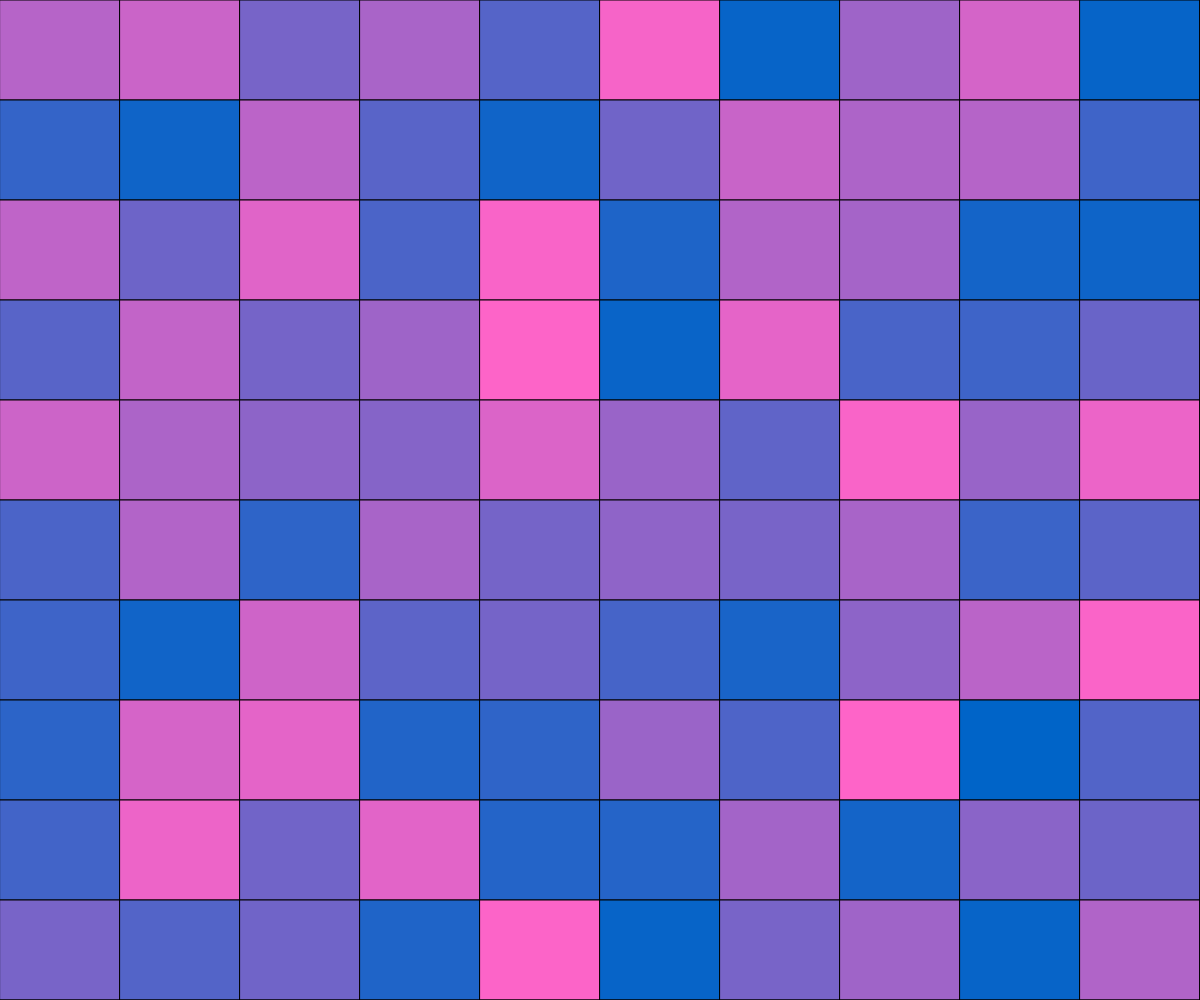
Frame 1 (no input)
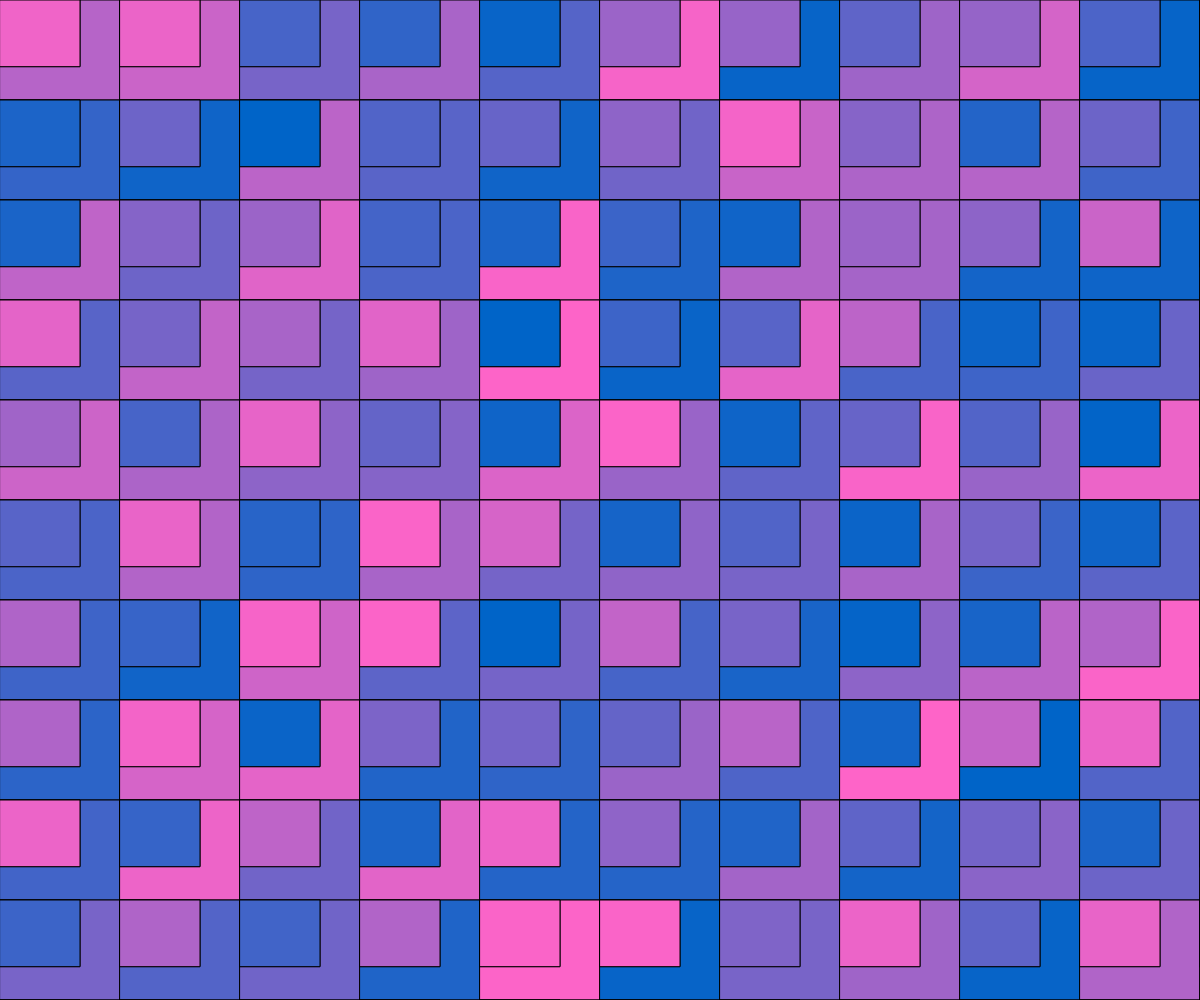
Frame 2 (the mouse pressed at the canvas centre, redrawn once)

The p5.js sketch that drew these frames (run headless with seeded random() and noise() and a simulated clock; the mouse was pressed at the canvas centre and the sketch redrawn once):

// p5.js sketch
// ── sketch.js
// Coloured Grid
// Thomas Feltham
// March 7, 2019
//
// Extra for Experts:
// - describe what you did to take this project "above and beyond"

let squareSize;

function setup() {
  createCanvas(windowWidth, windowHeight);

  squareSize = 10;

  noLoop();
}

function draw() {

drawGrid();

}




function drawGrid(){
for(var x=0; x<=width; x+=width/10){
  for(var y=0; y<=height; y+=height/10){
    fill(int(random(255)), 100, 200);
    rect(x, y, width/squareSize, height/squareSize);
    }
  }
}

function keyPressed(){
  draw();
}


function mousePressed(){
    if(mouseButton === LEFT){
      squareSize += 5;
      draw();
    }
    if(mouseButton === RIGHT){
      squareSize -+ 5;
      draw();
    }
  }
  
